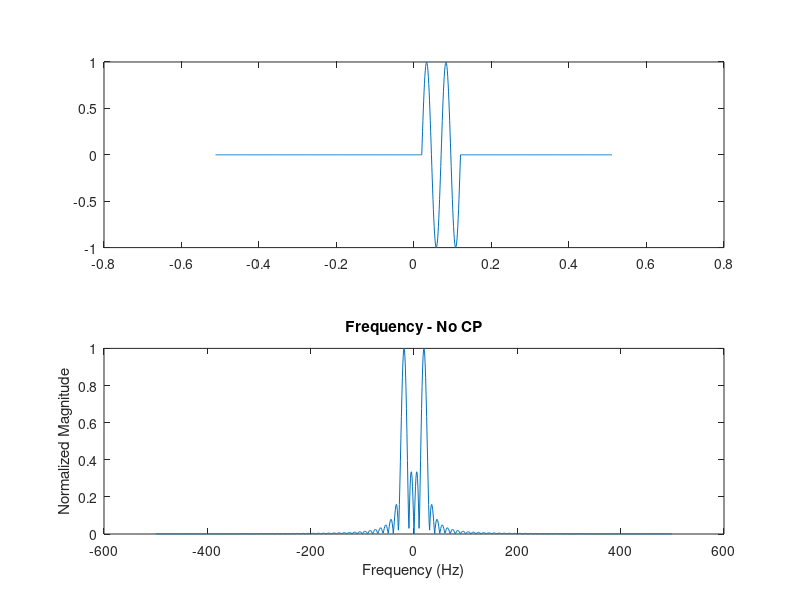
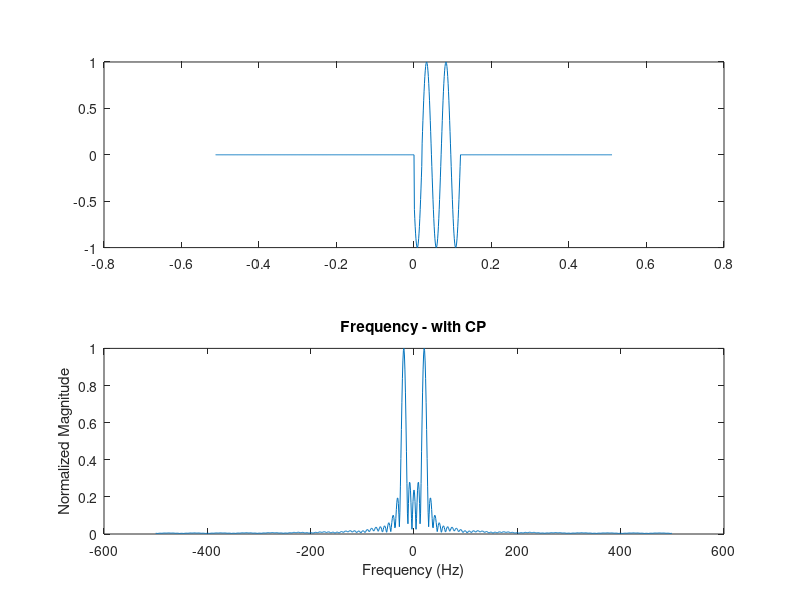

Source code (MATLAB) for these figures, in order:
clc;
clear;
close all;

% 定义时域样本点数量和采样间隔
N = 1024; % 样本数量
T = 1/1000; % 采样间隔，对应1000Hz的采样频率


%% 创建时域矩形信号 (boxcar function)
t = (-N/2:N/2-1)*T; % 时域坐标（考虑到对称性和0频分量位置）
rect_width = 100*T; % 矩形信号的宽度，例如100个采样间隔
rect_win = double(abs(t) < rect_width/2); % 生成矩形波形
% use 20 dot for cp.
rect_win = circshift(rect_win, 70);
% plot(t, rect_win);

% 对 sin 函数加矩形窗
f = 20;
rect_sin_signal = sin((t-0.02)*f*2*pi).*rect_win;

%% 不加 CP 时
figure(1);
subplot(2,1,1);
plot(t, rect_sin_signal);

% 使用FFT将时域信号转换到频域
X_rect_sin = fft(rect_sin_signal); % 进行FFT
X_rect_sin_shifted = fftshift(X_rect_sin); % 频域信号以0Hz为中心（将直流分量移到中央）

% 绘制频域信号
subplot(2,1,2);
Xf = (-N/2:N/2-1)*(1/(T*N)); % 频率坐标
plot(Xf, abs(X_rect_sin_shifted) / max(abs(X_rect_sin_shifted))); % 取模并正规化至0至1
title('Frequency - No CP');
xlabel('Frequency (Hz)');
ylabel('Normalized Magnitude');

%% 加 CP 时
add_cp_signal = rect_sin_signal;
add_cp_signal(514:533) = rect_sin_signal(613:632);

figure(2);
subplot(2,1,1);
plot(t, add_cp_signal);

% 使用FFT将时域信号转换到频域
X_cp = fft(add_cp_signal); % 进行FFT
X_cp_shifted = fftshift(X_cp); % 频域信号以0Hz为中心（将直流分量移到中央）

% 绘制频域信号
subplot(2,1,2);
Xf = (-N/2:N/2-1)*(1/(T*N)); % 频率坐标
plot(Xf, abs(X_cp_shifted) / max(abs(X_cp_shifted))); % 取模并正规化至0至1
title('Frequency - with CP');
xlabel('Frequency (Hz)');
ylabel('Normalized Magnitude');




